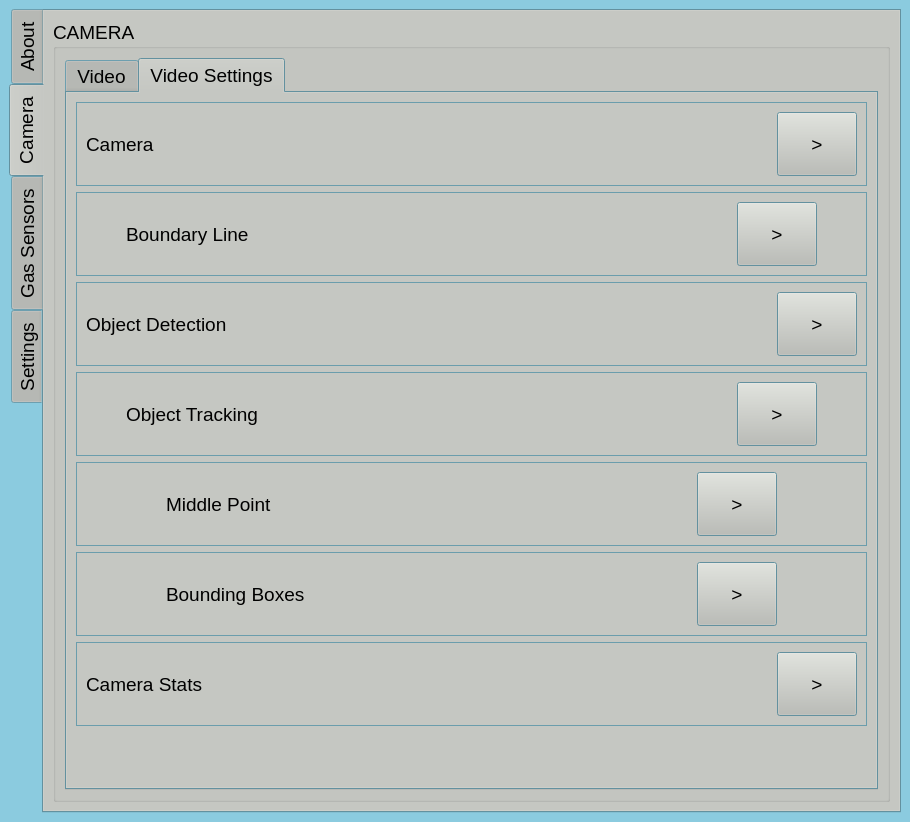
<?xml version="1.0" encoding="UTF-8"?>
<ui version="4.0">
 <class>MainWindow</class>
 <widget class="QMainWindow" name="MainWindow">
  <property name="geometry">
   <rect>
    <x>0</x>
    <y>0</y>
    <width>910</width>
    <height>822</height>
   </rect>
  </property>
  <property name="palette">
   <palette>
    <active>
     <colorrole role="Button">
      <brush brushstyle="SolidPattern">
       <color alpha="255">
        <red>186</red>
        <green>189</green>
        <blue>182</blue>
       </color>
      </brush>
     </colorrole>
     <colorrole role="Mid">
      <brush brushstyle="SolidPattern">
       <color alpha="255">
        <red>46</red>
        <green>52</green>
        <blue>54</blue>
       </color>
      </brush>
     </colorrole>
     <colorrole role="Base">
      <brush brushstyle="SolidPattern">
       <color alpha="255">
        <red>139</red>
        <green>203</green>
        <blue>223</blue>
       </color>
      </brush>
     </colorrole>
     <colorrole role="Window">
      <brush brushstyle="SolidPattern">
       <color alpha="255">
        <red>139</red>
        <green>203</green>
        <blue>223</blue>
       </color>
      </brush>
     </colorrole>
     <colorrole role="Highlight">
      <brush brushstyle="SolidPattern">
       <color alpha="255">
        <red>136</red>
        <green>138</green>
        <blue>133</blue>
       </color>
      </brush>
     </colorrole>
    </active>
    <inactive>
     <colorrole role="Button">
      <brush brushstyle="SolidPattern">
       <color alpha="255">
        <red>186</red>
        <green>189</green>
        <blue>182</blue>
       </color>
      </brush>
     </colorrole>
     <colorrole role="Mid">
      <brush brushstyle="SolidPattern">
       <color alpha="255">
        <red>46</red>
        <green>52</green>
        <blue>54</blue>
       </color>
      </brush>
     </colorrole>
     <colorrole role="Base">
      <brush brushstyle="SolidPattern">
       <color alpha="255">
        <red>139</red>
        <green>203</green>
        <blue>223</blue>
       </color>
      </brush>
     </colorrole>
     <colorrole role="Window">
      <brush brushstyle="SolidPattern">
       <color alpha="255">
        <red>139</red>
        <green>203</green>
        <blue>223</blue>
       </color>
      </brush>
     </colorrole>
     <colorrole role="Highlight">
      <brush brushstyle="SolidPattern">
       <color alpha="255">
        <red>136</red>
        <green>138</green>
        <blue>133</blue>
       </color>
      </brush>
     </colorrole>
    </inactive>
    <disabled>
     <colorrole role="Button">
      <brush brushstyle="SolidPattern">
       <color alpha="255">
        <red>186</red>
        <green>189</green>
        <blue>182</blue>
       </color>
      </brush>
     </colorrole>
     <colorrole role="Mid">
      <brush brushstyle="SolidPattern">
       <color alpha="255">
        <red>46</red>
        <green>52</green>
        <blue>54</blue>
       </color>
      </brush>
     </colorrole>
     <colorrole role="Base">
      <brush brushstyle="SolidPattern">
       <color alpha="255">
        <red>139</red>
        <green>203</green>
        <blue>223</blue>
       </color>
      </brush>
     </colorrole>
     <colorrole role="Window">
      <brush brushstyle="SolidPattern">
       <color alpha="255">
        <red>139</red>
        <green>203</green>
        <blue>223</blue>
       </color>
      </brush>
     </colorrole>
     <colorrole role="Highlight">
      <brush brushstyle="SolidPattern">
       <color alpha="255">
        <red>145</red>
        <green>145</green>
        <blue>145</blue>
       </color>
      </brush>
     </colorrole>
    </disabled>
   </palette>
  </property>
  <property name="windowTitle">
   <string>MainWindow</string>
  </property>
  <widget class="QWidget" name="centralwidget">
   <layout class="QGridLayout" name="gridLayout">
    <item row="0" column="0">
     <widget class="QTabWidget" name="tabWidget">
      <property name="minimumSize">
       <size>
        <width>64</width>
        <height>64</height>
       </size>
      </property>
      <property name="font">
       <font>
        <pointsize>14</pointsize>
       </font>
      </property>
      <property name="styleSheet">
       <string notr="true"/>
      </property>
      <property name="tabPosition">
       <enum>QTabWidget::West</enum>
      </property>
      <property name="currentIndex">
       <number>1</number>
      </property>
      <widget class="QWidget" name="about_tab">
       <attribute name="title">
        <string>About</string>
       </attribute>
      </widget>
      <widget class="QWidget" name="camera_tab">
       <attribute name="title">
        <string>Camera</string>
       </attribute>
       <layout class="QGridLayout" name="gridLayout_2">
        <item row="0" column="0">
         <widget class="QGroupBox" name="groupBox">
          <property name="title">
           <string>CAMERA</string>
          </property>
          <layout class="QGridLayout" name="gridLayout_3">
           <item row="1" column="0">
            <widget class="QTabWidget" name="camera_tabs">
             <property name="currentIndex">
              <number>1</number>
             </property>
             <widget class="QWidget" name="camera_tab_1">
              <attribute name="title">
               <string>Video</string>
              </attribute>
              <layout class="QGridLayout" name="gridLayout_4">
               <item row="0" column="0">
                <layout class="QVBoxLayout" name="verticalLayout_4">
                 <item>
                  <widget class="QLabel" name="video_output_label">
                   <property name="sizePolicy">
                    <sizepolicy hsizetype="Expanding" vsizetype="Expanding">
                     <horstretch>0</horstretch>
                     <verstretch>0</verstretch>
                    </sizepolicy>
                   </property>
                   <property name="text">
                    <string/>
                   </property>
                  </widget>
                 </item>
                 <item>
                  <spacer name="verticalSpacer_2">
                   <property name="orientation">
                    <enum>Qt::Vertical</enum>
                   </property>
                   <property name="sizeType">
                    <enum>QSizePolicy::Minimum</enum>
                   </property>
                   <property name="sizeHint" stdset="0">
                    <size>
                     <width>20</width>
                     <height>40</height>
                    </size>
                   </property>
                  </spacer>
                 </item>
                 <item>
                  <layout class="QHBoxLayout" name="horizontalLayout_4">
                   <item>
                    <layout class="QVBoxLayout" name="verticalLayout_3">
                     <item>
                      <widget class="QLabel" name="compute_time_info_label">
                       <property name="text">
                        <string>Compute Time (us):</string>
                       </property>
                      </widget>
                     </item>
                     <item>
                      <widget class="QLabel" name="compute_time_label">
                       <property name="text">
                        <string>0</string>
                       </property>
                      </widget>
                     </item>
                    </layout>
                   </item>
                   <item>
                    <layout class="QVBoxLayout" name="verticalLayout">
                     <item>
                      <widget class="QLabel" name="people_inside_info_label">
                       <property name="text">
                        <string>People Inside:</string>
                       </property>
                      </widget>
                     </item>
                     <item>
                      <widget class="QLabel" name="people_inside_label">
                       <property name="text">
                        <string>0</string>
                       </property>
                      </widget>
                     </item>
                    </layout>
                   </item>
                   <item>
                    <layout class="QVBoxLayout" name="verticalLayout_2">
                     <item>
                      <widget class="QLabel" name="people_total_info_label">
                       <property name="text">
                        <string>People Total:</string>
                       </property>
                      </widget>
                     </item>
                     <item>
                      <widget class="QLabel" name="people_total_label">
                       <property name="text">
                        <string>0</string>
                       </property>
                      </widget>
                     </item>
                    </layout>
                   </item>
                  </layout>
                 </item>
                </layout>
               </item>
              </layout>
             </widget>
             <widget class="QWidget" name="camera_tab_2">
              <attribute name="title">
               <string>Video Settings</string>
              </attribute>
              <layout class="QGridLayout" name="gridLayout_26">
               <item row="0" column="0">
                <layout class="QVBoxLayout" name="verticalLayout_7">
                 <item>
                  <widget class="QFrame" name="frame_5">
                   <property name="frameShape">
                    <enum>QFrame::StyledPanel</enum>
                   </property>
                   <property name="frameShadow">
                    <enum>QFrame::Raised</enum>
                   </property>
                   <layout class="QGridLayout" name="gridLayout_5">
                    <item row="0" column="0">
                     <layout class="QHBoxLayout" name="horizontalLayout">
                      <item>
                       <widget class="QLabel" name="camera_info_label">
                        <property name="text">
                         <string>Camera</string>
                        </property>
                       </widget>
                      </item>
                      <item>
                       <spacer name="horizontalSpacer">
                        <property name="orientation">
                         <enum>Qt::Horizontal</enum>
                        </property>
                        <property name="sizeHint" stdset="0">
                         <size>
                          <width>294</width>
                          <height>20</height>
                         </size>
                        </property>
                       </spacer>
                      </item>
                      <item>
                       <widget class="QPushButton" name="camera_run_button">
                        <property name="minimumSize">
                         <size>
                          <width>0</width>
                          <height>64</height>
                         </size>
                        </property>
                        <property name="text">
                         <string>&gt;</string>
                        </property>
                        <property name="iconSize">
                         <size>
                          <width>16</width>
                          <height>16</height>
                         </size>
                        </property>
                       </widget>
                      </item>
                     </layout>
                    </item>
                   </layout>
                  </widget>
                 </item>
                 <item>
                  <widget class="QFrame" name="frame_6">
                   <property name="frameShape">
                    <enum>QFrame::StyledPanel</enum>
                   </property>
                   <property name="frameShadow">
                    <enum>QFrame::Raised</enum>
                   </property>
                   <layout class="QGridLayout" name="gridLayout_20">
                    <item row="0" column="0">
                     <layout class="QHBoxLayout" name="horizontalLayout_8">
                      <item>
                       <spacer name="horizontalSpacer_10">
                        <property name="orientation">
                         <enum>Qt::Horizontal</enum>
                        </property>
                        <property name="sizeType">
                         <enum>QSizePolicy::Minimum</enum>
                        </property>
                        <property name="sizeHint" stdset="0">
                         <size>
                          <width>40</width>
                          <height>20</height>
                         </size>
                        </property>
                       </spacer>
                      </item>
                      <item>
                       <layout class="QHBoxLayout" name="horizontalLayout_9">
                        <item>
                         <widget class="QLabel" name="boundary_line_info_label">
                          <property name="text">
                           <string>Boundary Line</string>
                          </property>
                         </widget>
                        </item>
                        <item>
                         <spacer name="horizontalSpacer_11">
                          <property name="orientation">
                           <enum>Qt::Horizontal</enum>
                          </property>
                          <property name="sizeHint" stdset="0">
                           <size>
                            <width>40</width>
                            <height>20</height>
                           </size>
                          </property>
                         </spacer>
                        </item>
                        <item>
                         <widget class="QPushButton" name="boundary_line_run_button">
                          <property name="minimumSize">
                           <size>
                            <width>0</width>
                            <height>64</height>
                           </size>
                          </property>
                          <property name="text">
                           <string>&gt;</string>
                          </property>
                         </widget>
                        </item>
                       </layout>
                      </item>
                      <item>
                       <spacer name="horizontalSpacer_12">
                        <property name="orientation">
                         <enum>Qt::Horizontal</enum>
                        </property>
                        <property name="sizeType">
                         <enum>QSizePolicy::Minimum</enum>
                        </property>
                        <property name="sizeHint" stdset="0">
                         <size>
                          <width>40</width>
                          <height>20</height>
                         </size>
                        </property>
                       </spacer>
                      </item>
                     </layout>
                    </item>
                   </layout>
                  </widget>
                 </item>
                 <item>
                  <widget class="QFrame" name="frame_7">
                   <property name="frameShape">
                    <enum>QFrame::StyledPanel</enum>
                   </property>
                   <property name="frameShadow">
                    <enum>QFrame::Raised</enum>
                   </property>
                   <layout class="QGridLayout" name="gridLayout_21">
                    <item row="0" column="0">
                     <layout class="QHBoxLayout" name="horizontalLayout_6">
                      <item>
                       <widget class="QLabel" name="object_detection_info_label">
                        <property name="text">
                         <string>Object Detection</string>
                        </property>
                       </widget>
                      </item>
                      <item>
                       <spacer name="horizontalSpacer_2">
                        <property name="orientation">
                         <enum>Qt::Horizontal</enum>
                        </property>
                        <property name="sizeHint" stdset="0">
                         <size>
                          <width>40</width>
                          <height>20</height>
                         </size>
                        </property>
                       </spacer>
                      </item>
                      <item>
                       <widget class="QPushButton" name="object_detection_run_button">
                        <property name="minimumSize">
                         <size>
                          <width>0</width>
                          <height>64</height>
                         </size>
                        </property>
                        <property name="text">
                         <string>&gt;</string>
                        </property>
                       </widget>
                      </item>
                     </layout>
                    </item>
                   </layout>
                  </widget>
                 </item>
                 <item>
                  <widget class="QFrame" name="frame_8">
                   <property name="frameShape">
                    <enum>QFrame::StyledPanel</enum>
                   </property>
                   <property name="frameShadow">
                    <enum>QFrame::Raised</enum>
                   </property>
                   <layout class="QGridLayout" name="gridLayout_22">
                    <item row="0" column="0">
                     <layout class="QHBoxLayout" name="horizontalLayout_2">
                      <item>
                       <spacer name="horizontalSpacer_7">
                        <property name="orientation">
                         <enum>Qt::Horizontal</enum>
                        </property>
                        <property name="sizeType">
                         <enum>QSizePolicy::Minimum</enum>
                        </property>
                        <property name="sizeHint" stdset="0">
                         <size>
                          <width>40</width>
                          <height>20</height>
                         </size>
                        </property>
                       </spacer>
                      </item>
                      <item>
                       <layout class="QHBoxLayout" name="horizontalLayout_3">
                        <item>
                         <widget class="QLabel" name="tracking_info_label">
                          <property name="text">
                           <string>Object Tracking</string>
                          </property>
                         </widget>
                        </item>
                        <item>
                         <spacer name="horizontalSpacer_3">
                          <property name="orientation">
                           <enum>Qt::Horizontal</enum>
                          </property>
                          <property name="sizeHint" stdset="0">
                           <size>
                            <width>40</width>
                            <height>20</height>
                           </size>
                          </property>
                         </spacer>
                        </item>
                        <item>
                         <widget class="QPushButton" name="tracking_run_button">
                          <property name="minimumSize">
                           <size>
                            <width>0</width>
                            <height>64</height>
                           </size>
                          </property>
                          <property name="text">
                           <string>&gt;</string>
                          </property>
                         </widget>
                        </item>
                       </layout>
                      </item>
                      <item>
                       <spacer name="horizontalSpacer_8">
                        <property name="orientation">
                         <enum>Qt::Horizontal</enum>
                        </property>
                        <property name="sizeType">
                         <enum>QSizePolicy::Minimum</enum>
                        </property>
                        <property name="sizeHint" stdset="0">
                         <size>
                          <width>40</width>
                          <height>20</height>
                         </size>
                        </property>
                       </spacer>
                      </item>
                     </layout>
                    </item>
                   </layout>
                  </widget>
                 </item>
                 <item>
                  <widget class="QFrame" name="frame_9">
                   <property name="frameShape">
                    <enum>QFrame::StyledPanel</enum>
                   </property>
                   <property name="frameShadow">
                    <enum>QFrame::Raised</enum>
                   </property>
                   <layout class="QGridLayout" name="gridLayout_23">
                    <item row="0" column="0">
                     <layout class="QHBoxLayout" name="horizontalLayout_16">
                      <item>
                       <spacer name="horizontalSpacer_21">
                        <property name="orientation">
                         <enum>Qt::Horizontal</enum>
                        </property>
                        <property name="sizeType">
                         <enum>QSizePolicy::Minimum</enum>
                        </property>
                        <property name="sizeHint" stdset="0">
                         <size>
                          <width>40</width>
                          <height>20</height>
                         </size>
                        </property>
                       </spacer>
                      </item>
                      <item>
                       <layout class="QHBoxLayout" name="horizontalLayout_17">
                        <item>
                         <spacer name="horizontalSpacer_22">
                          <property name="orientation">
                           <enum>Qt::Horizontal</enum>
                          </property>
                          <property name="sizeType">
                           <enum>QSizePolicy::Minimum</enum>
                          </property>
                          <property name="sizeHint" stdset="0">
                           <size>
                            <width>40</width>
                            <height>20</height>
                           </size>
                          </property>
                         </spacer>
                        </item>
                        <item>
                         <layout class="QHBoxLayout" name="horizontalLayout_18">
                          <item>
                           <widget class="QLabel" name="middle_point_info_label">
                            <property name="text">
                             <string>Middle Point</string>
                            </property>
                           </widget>
                          </item>
                          <item>
                           <spacer name="horizontalSpacer_5">
                            <property name="orientation">
                             <enum>Qt::Horizontal</enum>
                            </property>
                            <property name="sizeHint" stdset="0">
                             <size>
                              <width>40</width>
                              <height>20</height>
                             </size>
                            </property>
                           </spacer>
                          </item>
                          <item>
                           <widget class="QPushButton" name="middle_point_run_button">
                            <property name="minimumSize">
                             <size>
                              <width>0</width>
                              <height>64</height>
                             </size>
                            </property>
                            <property name="text">
                             <string>&gt;</string>
                            </property>
                           </widget>
                          </item>
                         </layout>
                        </item>
                        <item>
                         <spacer name="horizontalSpacer_23">
                          <property name="orientation">
                           <enum>Qt::Horizontal</enum>
                          </property>
                          <property name="sizeType">
                           <enum>QSizePolicy::Minimum</enum>
                          </property>
                          <property name="sizeHint" stdset="0">
                           <size>
                            <width>40</width>
                            <height>20</height>
                           </size>
                          </property>
                         </spacer>
                        </item>
                       </layout>
                      </item>
                      <item>
                       <spacer name="horizontalSpacer_24">
                        <property name="orientation">
                         <enum>Qt::Horizontal</enum>
                        </property>
                        <property name="sizeType">
                         <enum>QSizePolicy::Minimum</enum>
                        </property>
                        <property name="sizeHint" stdset="0">
                         <size>
                          <width>40</width>
                          <height>20</height>
                         </size>
                        </property>
                       </spacer>
                      </item>
                     </layout>
                    </item>
                   </layout>
                  </widget>
                 </item>
                 <item>
                  <widget class="QFrame" name="frame_10">
                   <property name="frameShape">
                    <enum>QFrame::StyledPanel</enum>
                   </property>
                   <property name="frameShadow">
                    <enum>QFrame::Raised</enum>
                   </property>
                   <layout class="QGridLayout" name="gridLayout_24">
                    <item row="0" column="0">
                     <layout class="QHBoxLayout" name="horizontalLayout_19">
                      <item>
                       <spacer name="horizontalSpacer_25">
                        <property name="orientation">
                         <enum>Qt::Horizontal</enum>
                        </property>
                        <property name="sizeType">
                         <enum>QSizePolicy::Minimum</enum>
                        </property>
                        <property name="sizeHint" stdset="0">
                         <size>
                          <width>40</width>
                          <height>20</height>
                         </size>
                        </property>
                       </spacer>
                      </item>
                      <item>
                       <layout class="QHBoxLayout" name="horizontalLayout_20">
                        <item>
                         <spacer name="horizontalSpacer_26">
                          <property name="orientation">
                           <enum>Qt::Horizontal</enum>
                          </property>
                          <property name="sizeType">
                           <enum>QSizePolicy::Minimum</enum>
                          </property>
                          <property name="sizeHint" stdset="0">
                           <size>
                            <width>40</width>
                            <height>20</height>
                           </size>
                          </property>
                         </spacer>
                        </item>
                        <item>
                         <layout class="QHBoxLayout" name="horizontalLayout_21">
                          <item>
                           <widget class="QLabel" name="bounding_boxes_info_label">
                            <property name="text">
                             <string>Bounding Boxes</string>
                            </property>
                           </widget>
                          </item>
                          <item>
                           <spacer name="horizontalSpacer_6">
                            <property name="orientation">
                             <enum>Qt::Horizontal</enum>
                            </property>
                            <property name="sizeHint" stdset="0">
                             <size>
                              <width>40</width>
                              <height>20</height>
                             </size>
                            </property>
                           </spacer>
                          </item>
                          <item>
                           <widget class="QPushButton" name="bounding_boxes_run_button">
                            <property name="minimumSize">
                             <size>
                              <width>0</width>
                              <height>64</height>
                             </size>
                            </property>
                            <property name="text">
                             <string>&gt;</string>
                            </property>
                           </widget>
                          </item>
                         </layout>
                        </item>
                        <item>
                         <spacer name="horizontalSpacer_27">
                          <property name="orientation">
                           <enum>Qt::Horizontal</enum>
                          </property>
                          <property name="sizeType">
                           <enum>QSizePolicy::Minimum</enum>
                          </property>
                          <property name="sizeHint" stdset="0">
                           <size>
                            <width>40</width>
                            <height>20</height>
                           </size>
                          </property>
                         </spacer>
                        </item>
                       </layout>
                      </item>
                      <item>
                       <spacer name="horizontalSpacer_28">
                        <property name="orientation">
                         <enum>Qt::Horizontal</enum>
                        </property>
                        <property name="sizeType">
                         <enum>QSizePolicy::Minimum</enum>
                        </property>
                        <property name="sizeHint" stdset="0">
                         <size>
                          <width>40</width>
                          <height>20</height>
                         </size>
                        </property>
                       </spacer>
                      </item>
                     </layout>
                    </item>
                   </layout>
                  </widget>
                 </item>
                 <item>
                  <widget class="QFrame" name="frame_11">
                   <property name="frameShape">
                    <enum>QFrame::StyledPanel</enum>
                   </property>
                   <property name="frameShadow">
                    <enum>QFrame::Raised</enum>
                   </property>
                   <layout class="QGridLayout" name="gridLayout_25">
                    <item row="0" column="0">
                     <layout class="QHBoxLayout" name="horizontalLayout_5">
                      <item>
                       <widget class="QLabel" name="camera_stats_info_label">
                        <property name="text">
                         <string>Camera Stats</string>
                        </property>
                       </widget>
                      </item>
                      <item>
                       <spacer name="horizontalSpacer_4">
                        <property name="orientation">
                         <enum>Qt::Horizontal</enum>
                        </property>
                        <property name="sizeHint" stdset="0">
                         <size>
                          <width>40</width>
                          <height>20</height>
                         </size>
                        </property>
                       </spacer>
                      </item>
                      <item>
                       <widget class="QPushButton" name="camera_stats_run_button">
                        <property name="minimumSize">
                         <size>
                          <width>0</width>
                          <height>64</height>
                         </size>
                        </property>
                        <property name="text">
                         <string>&gt;</string>
                        </property>
                       </widget>
                      </item>
                     </layout>
                    </item>
                   </layout>
                  </widget>
                 </item>
                 <item>
                  <spacer name="verticalSpacer">
                   <property name="orientation">
                    <enum>Qt::Vertical</enum>
                   </property>
                   <property name="sizeHint" stdset="0">
                    <size>
                     <width>218</width>
                     <height>18</height>
                    </size>
                   </property>
                  </spacer>
                 </item>
                </layout>
               </item>
              </layout>
             </widget>
            </widget>
           </item>
          </layout>
         </widget>
        </item>
       </layout>
      </widget>
      <widget class="QWidget" name="gas_sensors_tab">
       <attribute name="title">
        <string>Gas Sensors</string>
       </attribute>
       <layout class="QGridLayout" name="gridLayout_7">
        <item row="0" column="0">
         <widget class="QGroupBox" name="groupBox_2">
          <property name="title">
           <string>GAS SENSORS</string>
          </property>
          <layout class="QGridLayout" name="gridLayout_6">
           <item row="0" column="0">
            <widget class="QTabWidget" name="gas_sensors_tabs">
             <property name="font">
              <font>
               <pointsize>14</pointsize>
              </font>
             </property>
             <property name="currentIndex">
              <number>0</number>
             </property>
             <widget class="QWidget" name="tab">
              <attribute name="title">
               <string>Sensor Data 0</string>
              </attribute>
              <layout class="QGridLayout" name="gridLayout_8">
               <item row="0" column="0">
                <layout class="QVBoxLayout" name="verticalLayout_5">
                 <item>
                  <widget class="QGroupBox" name="groupBox_3">
                   <property name="title">
                    <string>Gas Sensor 0</string>
                   </property>
                   <layout class="QGridLayout" name="gridLayout_9">
                    <item row="0" column="0">
                     <widget class="QLabel" name="gas_sensor_0_plot_label">
                      <property name="text">
                       <string>G0</string>
                      </property>
                     </widget>
                    </item>
                   </layout>
                  </widget>
                 </item>
                 <item>
                  <widget class="QGroupBox" name="groupBox_4">
                   <property name="title">
                    <string>Gas Sensor 1</string>
                   </property>
                   <layout class="QGridLayout" name="gridLayout_10">
                    <item row="0" column="0">
                     <widget class="QLabel" name="gas_sensor_1_plot_label">
                      <property name="text">
                       <string>G1</string>
                      </property>
                     </widget>
                    </item>
                   </layout>
                  </widget>
                 </item>
                </layout>
               </item>
              </layout>
             </widget>
             <widget class="QWidget" name="tab_3">
              <attribute name="title">
               <string>Sensor Data 1</string>
              </attribute>
              <layout class="QGridLayout" name="gridLayout_12">
               <item row="0" column="0">
                <layout class="QGridLayout" name="gridLayout_11">
                 <item row="0" column="0">
                  <widget class="QGroupBox" name="groupBox_5">
                   <property name="title">
                    <string>Gas Sensor 2</string>
                   </property>
                   <layout class="QGridLayout" name="gridLayout_14">
                    <item row="0" column="0">
                     <widget class="QLabel" name="gas_sensor_2_plot_label">
                      <property name="text">
                       <string>G2</string>
                      </property>
                     </widget>
                    </item>
                   </layout>
                  </widget>
                 </item>
                 <item row="1" column="0">
                  <widget class="QGroupBox" name="groupBox_6">
                   <property name="title">
                    <string>Gas Sensor 3</string>
                   </property>
                   <layout class="QGridLayout" name="gridLayout_13">
                    <item row="0" column="0">
                     <widget class="QLabel" name="gas_sensor_3_plot_label">
                      <property name="text">
                       <string>G3</string>
                      </property>
                     </widget>
                    </item>
                   </layout>
                  </widget>
                 </item>
                </layout>
               </item>
              </layout>
             </widget>
             <widget class="QWidget" name="tab_2">
              <attribute name="title">
               <string>Sensor Settings</string>
              </attribute>
              <layout class="QGridLayout" name="gridLayout_19">
               <item row="0" column="0">
                <layout class="QVBoxLayout" name="verticalLayout_6">
                 <item>
                  <widget class="QFrame" name="frame">
                   <property name="frameShape">
                    <enum>QFrame::StyledPanel</enum>
                   </property>
                   <property name="frameShadow">
                    <enum>QFrame::Raised</enum>
                   </property>
                   <layout class="QGridLayout" name="gridLayout_15">
                    <item row="0" column="0">
                     <layout class="QHBoxLayout" name="horizontalLayout_7">
                      <item>
                       <widget class="QLabel" name="gas_sensor_0_info_label">
                        <property name="font">
                         <font>
                          <pointsize>14</pointsize>
                         </font>
                        </property>
                        <property name="text">
                         <string>Display Gas Sensor 0</string>
                        </property>
                       </widget>
                      </item>
                      <item>
                       <spacer name="horizontalSpacer_14">
                        <property name="orientation">
                         <enum>Qt::Horizontal</enum>
                        </property>
                        <property name="sizeHint" stdset="0">
                         <size>
                          <width>40</width>
                          <height>20</height>
                         </size>
                        </property>
                       </spacer>
                      </item>
                      <item>
                       <widget class="QPushButton" name="gas_sensor_0_run_button">
                        <property name="minimumSize">
                         <size>
                          <width>0</width>
                          <height>64</height>
                         </size>
                        </property>
                        <property name="text">
                         <string>&gt;</string>
                        </property>
                       </widget>
                      </item>
                     </layout>
                    </item>
                   </layout>
                  </widget>
                 </item>
                 <item>
                  <widget class="QFrame" name="frame_2">
                   <property name="frameShape">
                    <enum>QFrame::StyledPanel</enum>
                   </property>
                   <property name="frameShadow">
                    <enum>QFrame::Raised</enum>
                   </property>
                   <layout class="QGridLayout" name="gridLayout_16">
                    <item row="0" column="0">
                     <layout class="QHBoxLayout" name="horizontalLayout_12">
                      <item>
                       <widget class="QLabel" name="gas_sensor_1_info_label">
                        <property name="font">
                         <font>
                          <pointsize>14</pointsize>
                         </font>
                        </property>
                        <property name="text">
                         <string>Display Gas Sensor 1</string>
                        </property>
                       </widget>
                      </item>
                      <item>
                       <spacer name="horizontalSpacer_15">
                        <property name="orientation">
                         <enum>Qt::Horizontal</enum>
                        </property>
                        <property name="sizeHint" stdset="0">
                         <size>
                          <width>40</width>
                          <height>20</height>
                         </size>
                        </property>
                       </spacer>
                      </item>
                      <item>
                       <widget class="QPushButton" name="gas_sensor_1_run_button">
                        <property name="minimumSize">
                         <size>
                          <width>0</width>
                          <height>64</height>
                         </size>
                        </property>
                        <property name="text">
                         <string>&gt;</string>
                        </property>
                       </widget>
                      </item>
                     </layout>
                    </item>
                   </layout>
                  </widget>
                 </item>
                 <item>
                  <widget class="QFrame" name="frame_3">
                   <property name="frameShape">
                    <enum>QFrame::StyledPanel</enum>
                   </property>
                   <property name="frameShadow">
                    <enum>QFrame::Raised</enum>
                   </property>
                   <layout class="QGridLayout" name="gridLayout_17">
                    <item row="0" column="0">
                     <layout class="QHBoxLayout" name="horizontalLayout_13">
                      <item>
                       <widget class="QLabel" name="gas_sensor_2_info_label">
                        <property name="font">
                         <font>
                          <pointsize>14</pointsize>
                         </font>
                        </property>
                        <property name="text">
                         <string>Display Gas Sensor 2</string>
                        </property>
                       </widget>
                      </item>
                      <item>
                       <spacer name="horizontalSpacer_16">
                        <property name="orientation">
                         <enum>Qt::Horizontal</enum>
                        </property>
                        <property name="sizeHint" stdset="0">
                         <size>
                          <width>40</width>
                          <height>20</height>
                         </size>
                        </property>
                       </spacer>
                      </item>
                      <item>
                       <widget class="QPushButton" name="gas_sensor_2_run_button">
                        <property name="minimumSize">
                         <size>
                          <width>0</width>
                          <height>64</height>
                         </size>
                        </property>
                        <property name="text">
                         <string>&gt;</string>
                        </property>
                       </widget>
                      </item>
                     </layout>
                    </item>
                   </layout>
                  </widget>
                 </item>
                 <item>
                  <widget class="QFrame" name="frame_4">
                   <property name="frameShape">
                    <enum>QFrame::StyledPanel</enum>
                   </property>
                   <property name="frameShadow">
                    <enum>QFrame::Raised</enum>
                   </property>
                   <layout class="QGridLayout" name="gridLayout_18">
                    <item row="0" column="0">
                     <layout class="QHBoxLayout" name="horizontalLayout_14">
                      <item>
                       <widget class="QLabel" name="gas_sensor_3_info_label">
                        <property name="text">
                         <string>Display Gas Sensor 3</string>
                        </property>
                       </widget>
                      </item>
                      <item>
                       <spacer name="horizontalSpacer_17">
                        <property name="orientation">
                         <enum>Qt::Horizontal</enum>
                        </property>
                        <property name="sizeHint" stdset="0">
                         <size>
                          <width>40</width>
                          <height>20</height>
                         </size>
                        </property>
                       </spacer>
                      </item>
                      <item>
                       <widget class="QPushButton" name="gas_sensor_3_run_button">
                        <property name="minimumSize">
                         <size>
                          <width>0</width>
                          <height>64</height>
                         </size>
                        </property>
                        <property name="text">
                         <string>&gt;</string>
                        </property>
                       </widget>
                      </item>
                     </layout>
                    </item>
                   </layout>
                  </widget>
                 </item>
                 <item>
                  <spacer name="verticalSpacer_3">
                   <property name="orientation">
                    <enum>Qt::Vertical</enum>
                   </property>
                   <property name="sizeHint" stdset="0">
                    <size>
                     <width>20</width>
                     <height>40</height>
                    </size>
                   </property>
                  </spacer>
                 </item>
                </layout>
               </item>
              </layout>
             </widget>
            </widget>
           </item>
          </layout>
         </widget>
        </item>
       </layout>
      </widget>
      <widget class="QWidget" name="settings_tab">
       <attribute name="title">
        <string>Settings</string>
       </attribute>
       <widget class="QPushButton" name="pushButton">
        <property name="geometry">
         <rect>
          <x>668</x>
          <y>60</y>
          <width>141</width>
          <height>91</height>
         </rect>
        </property>
        <property name="text">
         <string>Full Screen</string>
        </property>
       </widget>
      </widget>
     </widget>
    </item>
   </layout>
  </widget>
 </widget>
 <resources/>
 <connections/>
</ui>
